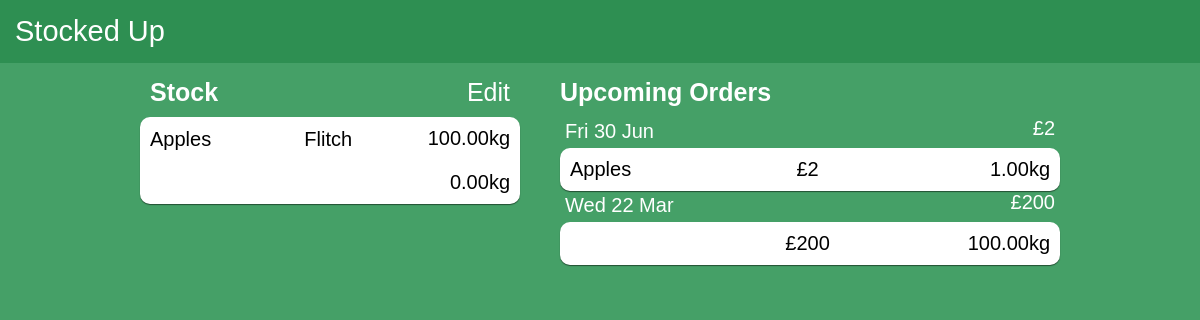
Page /stock (signed in) on the earlier database version.
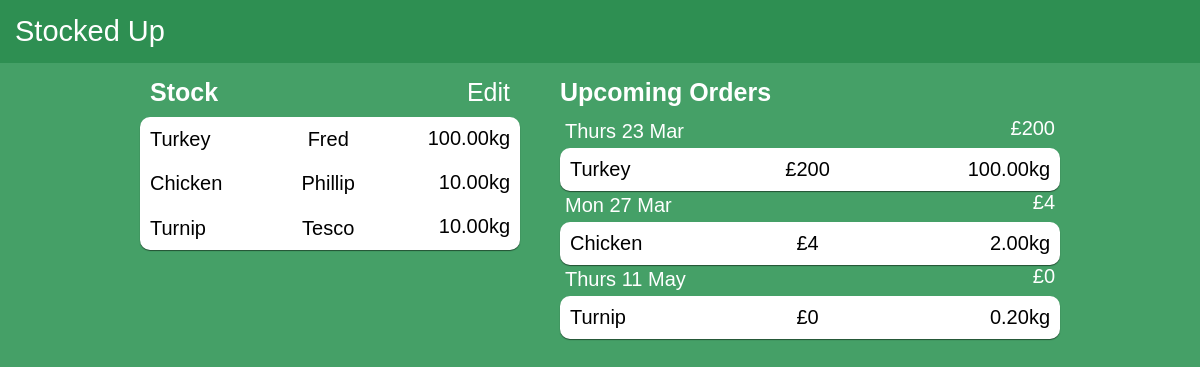
Same page on the later database version.
### stockedup/models.py (models this page shows, shortened)
class Supplier(models.Model):
    name = models.CharField(max_length=128)
    email = models.EmailField(unique=True)
    def __str__(self):
        return self.name

class Item(models.Model):
    user = models.ForeignKey(User)
    supplier = models.ForeignKey(Supplier)
    name = models.CharField(max_length=128)
    rate = models.DecimalField(default=0, decimal_places=2, max_digits=10)
    cost = models.DecimalField(default=0, decimal_places=2, max_digits=10)
    stock = models.DecimalField(default=0, decimal_places=2, max_digits=10)
    lastUpdated = models.DateField(default=date.today)
    class Meta:
        unique_together = ("user", "supplier", "name")

### stockedup/views.py (the view)
# urls.py: url(r'^stock', views.stock, name='stock'),
def stock(request):
    currentUser = request.user
    items = filter(lambda x: x.user == currentUser, Item.objects.all())  # Filters items to only the current user
    contextDict = {'stock': [], 'orders': []}
    datedOrders = {}
    orders = []
    for item in items:
        contextDict['stock'] += [
            {'name': item.name, 'from': item.supplier, 'kgpw': item.rate, 'amount': item.stock, 'ppkg': 2}]
        if item.rate != 0:
            orders += [(int(item.stock / item.rate), item)]  # Creates tuple: order = (Days Left, Item)
    sorted(orders, key=lambda order: order[0])  # Sort by days lasting
    days = ("Mon", "Tues", "Wed", "Thurs", "Fri", "Sat", "Sun")
    months = ("Jan", "Feb", "Mar", "Apr", "May", "Jun", "Jul", "Aug", "Sep", "Oct", "Nov", "Dec")
    for order in orders:
        orderDate = datetime.date.today() + datetime.timedelta(order[0])  # Find reorder date
        stringDate = str(days[orderDate.weekday()]) + ' ' + str(orderDate.day) + ' ' + str(months[orderDate.month - 1])
        datedOrders[stringDate] = {'total': 0,
                                   'orders': datedOrders.get(stringDate, {'orders': []})['orders'] + [
                                       {'name': order[1].name,
                                        'from': order[1].supplier,
                                        'cost': round(order[1].cost*order[1].rate), 'amount': order[1].rate}]}
    for day in datedOrders:
        tempList = []
        total = 0
        for order in datedOrders[day]['orders']:
            total += order['cost']  # Sums up cost
            tempList += [order]
        contextDict['orders'] += [{'date': day, 'total': total, 'orders': tempList}]
    return render(request, 'stockedup/stock.html', context=contextDict)

### templates/stockedup/stock.html (shortened to what this page needs)
{% extends 'stockedup/base.html' %}
{% load staticfiles %}
{% block body_block %}
	<div id="fixedbox">
		<div id="currentStock" class="stockbox">
			<span><h1>Stock</h1><a class="edit">Edit</a></span>
			<li>
				{% for item in stock %}
					<ul data-kgpw="{{ item.kgpw }}" data-ppkg="{{ item.ppkg }}" data-fromemail="{{ item.from.email }}"><span data-type="name">{{ item.name }}</span><span data-type="from">{{ item.from }}</span><span data-type="amount">{{ item.amount }}kg</span></ul>
				{% endfor %}
			</li>
		</div>
		<div id="upcomingOrders" class="stockbox">
			<h1>Upcoming Orders</h1>
			<li>
				{% for day in orders %}
					<ul>
						<h2><span>{{ day.date }}</span><span id="amount">£{{ day.total }}</span></h2>
						<li>
							{% for order in day.orders %}
								<ul><span>{{ order.name }}</span><span>£{{ order.cost }}</span><span>{{ order.amount }}kg</span></ul>
							{% endfor %}
						</li>
					</ul>
				{% endfor %}
			</li>
		</div>
	</div>
{% endblock %}

Differences in the rows shown:
no longer on this page (row unchanged): Supplier: name "Apples", from "Flitch", amount "100.00", cost "2", amount "1.00"
no longer on this page (row unchanged): Supplier: amount "0.00", cost "200", amount "100.00"
added Supplier: name "Turkey", from "Fred", amount "100.00", cost "200"
added Supplier: name "Chicken", from "Phillip", amount "10.00", cost "4", amount "2.00"
added Supplier: name "Turnip", from "Tesco", amount "10.00", cost "0", amount "0.20"
Other differences:
new list line: "Thurs 23 Mar £ 200"
new list line: "Mon 27 Mar £ 4"
new list line: "Thurs 11 May £ 0"
list line gone: "Fri 30 Jun £ 2"
list line gone: "Wed 22 Mar £ 200"
